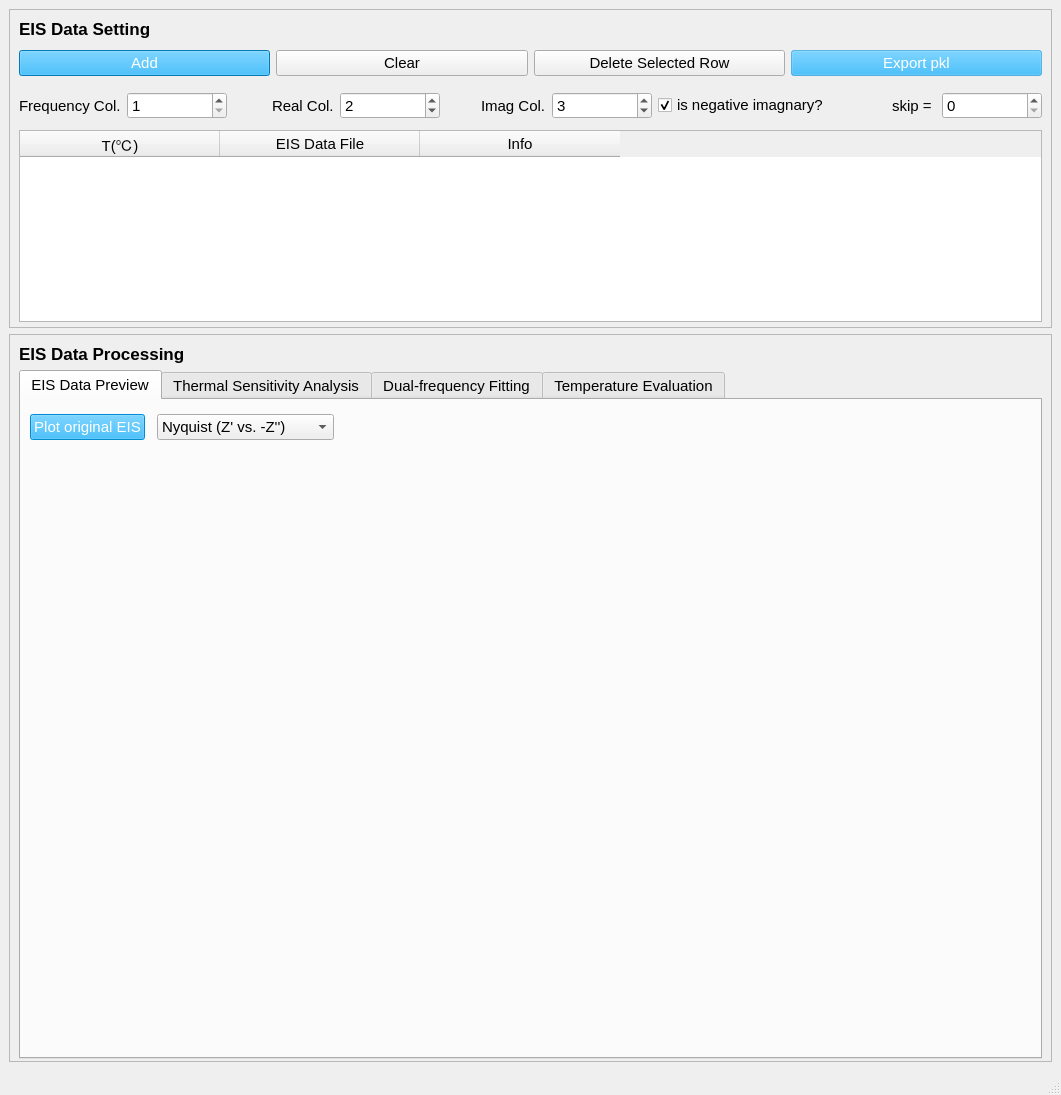
<?xml version="1.0" encoding="UTF-8"?>
<ui version="4.0">
 <class>MainWindow</class>
 <widget class="QMainWindow" name="MainWindow">
  <property name="geometry">
   <rect>
    <x>0</x>
    <y>0</y>
    <width>1061</width>
    <height>1095</height>
   </rect>
  </property>
  <property name="font">
   <font>
    <family>Microsoft YaHei UI</family>
    <pointsize>12</pointsize>
   </font>
  </property>
  <property name="cursor">
   <cursorShape>ArrowCursor</cursorShape>
  </property>
  <property name="windowTitle">
   <string>DualZense - Dual-frequency impedance sensing for precise, intuitive temperature evaluation</string>
  </property>
  <property name="iconSize">
   <size>
    <width>50</width>
    <height>50</height>
   </size>
  </property>
  <widget class="QWidget" name="centralwidget">
   <layout class="QGridLayout" name="gridLayout_2">
    <item row="2" column="0">
     <widget class="QFrame" name="frame">
      <property name="frameShape">
       <enum>QFrame::StyledPanel</enum>
      </property>
      <property name="frameShadow">
       <enum>QFrame::Raised</enum>
      </property>
      <layout class="QVBoxLayout" name="verticalLayout_2">
       <property name="bottomMargin">
        <number>2</number>
       </property>
       <item>
        <widget class="QLabel" name="label_14">
         <property name="font">
          <font>
           <family>Microsoft YaHei UI</family>
           <pointsize>13</pointsize>
           <weight>75</weight>
           <bold>true</bold>
          </font>
         </property>
         <property name="text">
          <string>EIS Data Processing</string>
         </property>
         <property name="margin">
          <number>5</number>
         </property>
         <property name="indent">
          <number>-1</number>
         </property>
        </widget>
       </item>
       <item>
        <widget class="QTabWidget" name="tabWidget">
         <property name="font">
          <font>
           <family>Microsoft YaHei UI</family>
           <pointsize>11</pointsize>
          </font>
         </property>
         <property name="currentIndex">
          <number>0</number>
         </property>
         <widget class="QWidget" name="tab">
          <property name="font">
           <font>
            <family>Microsoft YaHei UI</family>
            <pointsize>8</pointsize>
           </font>
          </property>
          <attribute name="title">
           <string>EIS Data Preview</string>
          </attribute>
          <layout class="QGridLayout" name="gridLayout">
           <item row="0" column="0">
            <layout class="QGridLayout" name="gridLayout_3">
             <property name="leftMargin">
              <number>0</number>
             </property>
             <property name="topMargin">
              <number>5</number>
             </property>
             <property name="rightMargin">
              <number>11</number>
             </property>
             <property name="horizontalSpacing">
              <number>12</number>
             </property>
             <item row="1" column="0" colspan="3">
              <widget class="QWidget" name="previewer" native="true">
               <property name="minimumSize">
                <size>
                 <width>400</width>
                 <height>400</height>
                </size>
               </property>
               <property name="baseSize">
                <size>
                 <width>600</width>
                 <height>600</height>
                </size>
               </property>
               <property name="styleSheet">
                <string notr="true"/>
               </property>
              </widget>
             </item>
             <item row="0" column="0">
              <widget class="QPushButton" name="btn_plot_EIS">
               <property name="enabled">
                <bool>false</bool>
               </property>
               <property name="font">
                <font>
                 <family>Microsoft YaHei UI</family>
                 <pointsize>11</pointsize>
                </font>
               </property>
               <property name="styleSheet">
                <string notr="true">background-color: rgb(0, 170, 255);
color: rgb(255, 255, 255);</string>
               </property>
               <property name="text">
                <string>Plot original EIS</string>
               </property>
              </widget>
             </item>
             <item row="0" column="2">
              <spacer name="horizontalSpacer">
               <property name="orientation">
                <enum>Qt::Horizontal</enum>
               </property>
               <property name="sizeHint" stdset="0">
                <size>
                 <width>40</width>
                 <height>20</height>
                </size>
               </property>
              </spacer>
             </item>
             <item row="0" column="1">
              <widget class="QComboBox" name="preview_type">
               <property name="font">
                <font>
                 <family>Microsoft YaHei UI</family>
                 <pointsize>11</pointsize>
                </font>
               </property>
               <item>
                <property name="text">
                 <string>Nyquist (Z' vs. -Z'')</string>
                </property>
               </item>
               <item>
                <property name="text">
                 <string>Bode (Freq vs. |Z|)</string>
                </property>
               </item>
               <item>
                <property name="text">
                 <string>Bode (Freq vs. Phase)</string>
                </property>
               </item>
               <item>
                <property name="text">
                 <string>Bode (Freq vs. Z')</string>
                </property>
               </item>
               <item>
                <property name="text">
                 <string>Bode (Freq vs. -Z'')</string>
                </property>
               </item>
              </widget>
             </item>
            </layout>
           </item>
          </layout>
         </widget>
         <widget class="QWidget" name="tab_2">
          <attribute name="title">
           <string>Thermal Sensitivity Analysis</string>
          </attribute>
          <layout class="QGridLayout" name="gridLayout_6">
           <item row="0" column="0">
            <widget class="QPushButton" name="btn_plot_map">
             <property name="enabled">
              <bool>false</bool>
             </property>
             <property name="font">
              <font>
               <family>Microsoft YaHei UI</family>
               <pointsize>11</pointsize>
              </font>
             </property>
             <property name="styleSheet">
              <string notr="true">background-color: rgb(0, 170, 255);
color: rgb(255, 255, 255);</string>
             </property>
             <property name="text">
              <string>Plot sensitivity map</string>
             </property>
            </widget>
           </item>
           <item row="0" column="1">
            <widget class="QComboBox" name="cbx_map_type">
             <property name="font">
              <font>
               <family>Microsoft YaHei UI</family>
               <pointsize>11</pointsize>
              </font>
             </property>
             <item>
              <property name="text">
               <string>using Z'</string>
              </property>
             </item>
             <item>
              <property name="text">
               <string>using Z''</string>
              </property>
             </item>
             <item>
              <property name="text">
               <string>using |Z|</string>
              </property>
             </item>
             <item>
              <property name="text">
               <string>using Phase</string>
              </property>
             </item>
            </widget>
           </item>
           <item row="0" column="2">
            <widget class="QComboBox" name="cbx_freq_gap">
             <item>
              <property name="text">
               <string>select frequency gap</string>
              </property>
             </item>
             <item>
              <property name="text">
               <string>f-3.16*f</string>
              </property>
             </item>
             <item>
              <property name="text">
               <string>f-5.01*f</string>
              </property>
             </item>
             <item>
              <property name="text">
               <string>f-10*f</string>
              </property>
             </item>
             <item>
              <property name="text">
               <string>single frequency</string>
              </property>
             </item>
            </widget>
           </item>
           <item row="2" column="0" colspan="3">
            <widget class="QWidget" name="sensitivity" native="true">
             <property name="minimumSize">
              <size>
               <width>500</width>
               <height>500</height>
              </size>
             </property>
            </widget>
           </item>
           <item row="1" column="2">
            <widget class="QCheckBox" name="is_show_contour">
             <property name="text">
              <string>show contour label</string>
             </property>
             <property name="checked">
              <bool>true</bool>
             </property>
            </widget>
           </item>
           <item row="1" column="1">
            <widget class="QComboBox" name="cbx_map_func">
             <item>
              <property name="text">
               <string>heatmap</string>
              </property>
             </item>
             <item>
              <property name="text">
               <string>contourf</string>
              </property>
             </item>
            </widget>
           </item>
           <item row="1" column="0">
            <widget class="QPushButton" name="btn_export_map">
             <property name="enabled">
              <bool>false</bool>
             </property>
             <property name="font">
              <font>
               <family>Microsoft YaHei UI</family>
               <pointsize>11</pointsize>
              </font>
             </property>
             <property name="styleSheet">
              <string notr="true">background-color: rgba(0, 170, 255, 128);
color: rgb(255, 255, 255);</string>
             </property>
             <property name="text">
              <string>Export plot data</string>
             </property>
             <property name="default">
              <bool>false</bool>
             </property>
            </widget>
           </item>
          </layout>
         </widget>
         <widget class="QWidget" name="tab_3">
          <attribute name="title">
           <string>Dual-frequency Fitting</string>
          </attribute>
          <layout class="QGridLayout" name="gridLayout_5">
           <item row="0" column="0" colspan="2">
            <widget class="QPushButton" name="btn_fit">
             <property name="enabled">
              <bool>false</bool>
             </property>
             <property name="styleSheet">
              <string notr="true">background-color: rgb(0, 170, 255);
font: 11pt &quot;Microsoft YaHei UI&quot;;
color: rgb(255, 255, 255);</string>
             </property>
             <property name="text">
              <string>Fitting Sensitivity</string>
             </property>
            </widget>
           </item>
           <item row="0" column="2" colspan="2">
            <widget class="QPushButton" name="btn_export_fit">
             <property name="enabled">
              <bool>false</bool>
             </property>
             <property name="styleSheet">
              <string notr="true">background-color: rgba(0, 170, 255, 128);
font: 11pt &quot;Microsoft YaHei UI&quot;;
color: rgb(255, 255, 255);</string>
             </property>
             <property name="text">
              <string>Export Fitting Data</string>
             </property>
            </widget>
           </item>
           <item row="0" column="5">
            <widget class="QCheckBox" name="show_formula">
             <property name="text">
              <string>show formula</string>
             </property>
             <property name="checked">
              <bool>true</bool>
             </property>
            </widget>
           </item>
           <item row="0" column="6">
            <widget class="QCheckBox" name="show_pred_interval">
             <property name="text">
              <string>show predict interval</string>
             </property>
            </widget>
           </item>
           <item row="1" column="0" alignment="Qt::AlignRight">
            <widget class="QLabel" name="label_10">
             <property name="text">
              <string>min T: </string>
             </property>
            </widget>
           </item>
           <item row="1" column="1">
            <widget class="QDoubleSpinBox" name="min_fit_T">
             <property name="maximum">
              <double>999.990000000000009</double>
             </property>
            </widget>
           </item>
           <item row="1" column="2" alignment="Qt::AlignRight">
            <widget class="QLabel" name="label_9">
             <property name="text">
              <string>max T: </string>
             </property>
            </widget>
           </item>
           <item row="1" column="3">
            <widget class="QDoubleSpinBox" name="max_fit_T">
             <property name="decimals">
              <number>2</number>
             </property>
             <property name="maximum">
              <double>999.990000000000009</double>
             </property>
             <property name="value">
              <double>99.000000000000000</double>
             </property>
            </widget>
           </item>
           <item row="1" column="4">
            <widget class="QComboBox" name="cbx_fit_type">
             <property name="font">
              <font>
               <family>Microsoft YaHei UI</family>
               <pointsize>11</pointsize>
              </font>
             </property>
             <item>
              <property name="text">
               <string>using Z'</string>
              </property>
             </item>
             <item>
              <property name="text">
               <string>using Z''</string>
              </property>
             </item>
             <item>
              <property name="text">
               <string>using |Z|</string>
              </property>
             </item>
             <item>
              <property name="text">
               <string>using Phase</string>
              </property>
             </item>
            </widget>
           </item>
           <item row="1" column="5">
            <widget class="QComboBox" name="cbx_fit_base_f">
             <property name="font">
              <font>
               <family>Microsoft YaHei UI</family>
               <pointsize>11</pointsize>
              </font>
             </property>
             <item>
              <property name="text">
               <string>select base frequency</string>
              </property>
             </item>
             <item>
              <property name="text">
               <string>100Hz</string>
              </property>
             </item>
             <item>
              <property name="text">
               <string>50Hz</string>
              </property>
             </item>
             <item>
              <property name="text">
               <string>10Hz</string>
              </property>
             </item>
             <item>
              <property name="text">
               <string>1Hz</string>
              </property>
             </item>
            </widget>
           </item>
           <item row="1" column="6">
            <widget class="QComboBox" name="cbx_fit_freq_gap">
             <property name="font">
              <font>
               <family>Microsoft YaHei UI</family>
               <pointsize>11</pointsize>
              </font>
             </property>
             <item>
              <property name="text">
               <string>select frequency gap</string>
              </property>
             </item>
             <item>
              <property name="text">
               <string>f-3.16*f</string>
              </property>
             </item>
             <item>
              <property name="text">
               <string>f-5.01*f</string>
              </property>
             </item>
             <item>
              <property name="text">
               <string>f-10*f</string>
              </property>
             </item>
            </widget>
           </item>
           <item row="2" column="0" colspan="7">
            <widget class="QWidget" name="fitting" native="true">
             <property name="minimumSize">
              <size>
               <width>500</width>
               <height>500</height>
              </size>
             </property>
            </widget>
           </item>
           <item row="0" column="4">
            <widget class="QCheckBox" name="cbx_fit_act_energy">
             <property name="text">
              <string>fit activation energy</string>
             </property>
            </widget>
           </item>
          </layout>
         </widget>
         <widget class="QWidget" name="tab_4">
          <attribute name="title">
           <string>Temperature Evaluation</string>
          </attribute>
          <layout class="QVBoxLayout" name="verticalLayout_4">
           <item>
            <widget class="QLabel" name="label_7">
             <property name="font">
              <font>
               <family>Microsoft YaHei UI</family>
               <pointsize>11</pointsize>
               <weight>75</weight>
               <bold>true</bold>
              </font>
             </property>
             <property name="text">
              <string>Fit function</string>
             </property>
            </widget>
           </item>
           <item>
            <layout class="QHBoxLayout" name="horizontalLayout_3">
             <item>
              <widget class="QLabel" name="label_4">
               <property name="text">
                <string>A = </string>
               </property>
              </widget>
             </item>
             <item>
              <widget class="QDoubleSpinBox" name="val_A">
               <property name="decimals">
                <number>4</number>
               </property>
               <property name="minimum">
                <double>-9999999999.000000000000000</double>
               </property>
               <property name="maximum">
                <double>9999999999.000000000000000</double>
               </property>
               <property name="value">
                <double>48750.000000000000000</double>
               </property>
              </widget>
             </item>
             <item>
              <widget class="QLabel" name="label_5">
               <property name="text">
                <string>B = </string>
               </property>
              </widget>
             </item>
             <item>
              <widget class="QDoubleSpinBox" name="val_B">
               <property name="decimals">
                <number>4</number>
               </property>
               <property name="minimum">
                <double>-9999999999.000000000000000</double>
               </property>
               <property name="maximum">
                <double>9999999999.000000000000000</double>
               </property>
               <property name="value">
                <double>2825.373999999999796</double>
               </property>
              </widget>
             </item>
             <item>
              <widget class="QLabel" name="label_6">
               <property name="text">
                <string>C = </string>
               </property>
              </widget>
             </item>
             <item>
              <widget class="QDoubleSpinBox" name="val_C">
               <property name="decimals">
                <number>4</number>
               </property>
               <property name="minimum">
                <double>-9999999999.000000000000000</double>
               </property>
               <property name="maximum">
                <double>9999999999.000000000000000</double>
               </property>
               <property name="value">
                <double>-141.822499999999991</double>
               </property>
              </widget>
             </item>
             <item>
              <widget class="QPushButton" name="btn_import_fit_param">
               <property name="text">
                <string>Import</string>
               </property>
              </widget>
             </item>
             <item>
              <widget class="QLabel" name="label_3">
               <property name="text">
                <string>Y = A / T^2 + B / T + C   </string>
               </property>
              </widget>
             </item>
             <item>
              <spacer name="horizontalSpacer_3">
               <property name="orientation">
                <enum>Qt::Horizontal</enum>
               </property>
               <property name="sizeHint" stdset="0">
                <size>
                 <width>40</width>
                 <height>20</height>
                </size>
               </property>
              </spacer>
             </item>
            </layout>
           </item>
           <item>
            <widget class="QLabel" name="label_8">
             <property name="font">
              <font>
               <family>Microsoft YaHei UI</family>
               <pointsize>11</pointsize>
               <weight>75</weight>
               <bold>true</bold>
              </font>
             </property>
             <property name="text">
              <string>Model setting</string>
             </property>
            </widget>
           </item>
           <item>
            <layout class="QHBoxLayout" name="horizontalLayout_2">
             <property name="bottomMargin">
              <number>5</number>
             </property>
             <item>
              <widget class="QComboBox" name="cbx_analyze_type">
               <property name="font">
                <font>
                 <family>Microsoft YaHei UI</family>
                 <pointsize>11</pointsize>
                </font>
               </property>
               <item>
                <property name="text">
                 <string>using Z'</string>
                </property>
               </item>
               <item>
                <property name="text">
                 <string>using Z''</string>
                </property>
               </item>
               <item>
                <property name="text">
                 <string>using |Z|</string>
                </property>
               </item>
               <item>
                <property name="text">
                 <string>using Phase</string>
                </property>
               </item>
              </widget>
             </item>
             <item>
              <widget class="QComboBox" name="cbx_analyze_f0">
               <property name="font">
                <font>
                 <family>Microsoft YaHei UI</family>
                 <pointsize>11</pointsize>
                </font>
               </property>
               <item>
                <property name="text">
                 <string>select base frequency</string>
                </property>
               </item>
               <item>
                <property name="text">
                 <string>100Hz</string>
                </property>
               </item>
               <item>
                <property name="text">
                 <string>50Hz</string>
                </property>
               </item>
               <item>
                <property name="text">
                 <string>10Hz</string>
                </property>
               </item>
               <item>
                <property name="text">
                 <string>1Hz</string>
                </property>
               </item>
              </widget>
             </item>
             <item>
              <widget class="QComboBox" name="cbx_analyze_freq_gap">
               <property name="font">
                <font>
                 <family>Microsoft YaHei UI</family>
                 <pointsize>11</pointsize>
                </font>
               </property>
               <item>
                <property name="text">
                 <string>select frequency gap</string>
                </property>
               </item>
               <item>
                <property name="text">
                 <string>f-3.16*f</string>
                </property>
               </item>
               <item>
                <property name="text">
                 <string>f-5.01*f</string>
                </property>
               </item>
               <item>
                <property name="text">
                 <string>f-10*f</string>
                </property>
               </item>
              </widget>
             </item>
            </layout>
           </item>
           <item>
            <layout class="QGridLayout" name="gridLayout_4">
             <property name="topMargin">
              <number>5</number>
             </property>
             <property name="bottomMargin">
              <number>5</number>
             </property>
             <property name="verticalSpacing">
              <number>12</number>
             </property>
             <item row="0" column="0">
              <widget class="QPushButton" name="btn_add_analyze">
               <property name="font">
                <font>
                 <family>Microsoft YaHei UI</family>
                 <pointsize>11</pointsize>
                </font>
               </property>
               <property name="text">
                <string>Add</string>
               </property>
              </widget>
             </item>
             <item row="0" column="1">
              <widget class="QPushButton" name="btn_clear_analyze">
               <property name="font">
                <font>
                 <family>Microsoft YaHei UI</family>
                 <pointsize>11</pointsize>
                </font>
               </property>
               <property name="text">
                <string>Clear</string>
               </property>
              </widget>
             </item>
             <item row="0" column="2">
              <widget class="QPushButton" name="btn_del_analyze">
               <property name="font">
                <font>
                 <family>Microsoft YaHei UI</family>
                 <pointsize>11</pointsize>
                </font>
               </property>
               <property name="text">
                <string>Delete Selected Row</string>
               </property>
              </widget>
             </item>
             <item row="1" column="0" colspan="3">
              <widget class="QTableWidget" name="table_analyze">
               <property name="enabled">
                <bool>true</bool>
               </property>
               <property name="inputMethodHints">
                <set>Qt::ImhDigitsOnly|Qt::ImhPreferNumbers</set>
               </property>
               <column>
                <property name="text">
                 <string>EIS data</string>
                </property>
                <property name="font">
                 <font>
                  <pointsize>11</pointsize>
                 </font>
                </property>
                <property name="textAlignment">
                 <set>AlignCenter</set>
                </property>
               </column>
               <column>
                <property name="text">
                 <string>Predicted T (℃)</string>
                </property>
                <property name="font">
                 <font>
                  <pointsize>11</pointsize>
                 </font>
                </property>
                <property name="textAlignment">
                 <set>AlignCenter</set>
                </property>
                <property name="background">
                 <color>
                  <red>0</red>
                  <green>255</green>
                  <blue>255</blue>
                 </color>
                </property>
               </column>
               <column>
                <property name="text">
                 <string>Ref. ΔRe</string>
                </property>
                <property name="font">
                 <font>
                  <pointsize>11</pointsize>
                 </font>
                </property>
                <property name="textAlignment">
                 <set>AlignCenter</set>
                </property>
                <property name="background">
                 <color>
                  <red>193</red>
                  <green>193</green>
                  <blue>193</blue>
                 </color>
                </property>
               </column>
               <column>
                <property name="text">
                 <string>Ref. T (℃)</string>
                </property>
                <property name="font">
                 <font>
                  <family>Microsoft YaHei UI</family>
                  <pointsize>11</pointsize>
                  <underline>false</underline>
                  <kerning>true</kerning>
                 </font>
                </property>
                <property name="textAlignment">
                 <set>AlignCenter</set>
                </property>
               </column>
              </widget>
             </item>
            </layout>
           </item>
           <item>
            <layout class="QHBoxLayout" name="horizontalLayout">
             <item>
              <widget class="QPushButton" name="btn_run_analyze">
               <property name="enabled">
                <bool>false</bool>
               </property>
               <property name="styleSheet">
                <string notr="true">background-color: rgb(0, 170, 255);
font: 11pt &quot;Microsoft YaHei UI&quot;;
color: rgb(255, 255, 255);</string>
               </property>
               <property name="text">
                <string>Run</string>
               </property>
              </widget>
             </item>
             <item>
              <widget class="QPushButton" name="btn_export_analyze">
               <property name="enabled">
                <bool>false</bool>
               </property>
               <property name="styleSheet">
                <string notr="true">background-color: rgba(0, 170, 255, 128);
font: 11pt &quot;Microsoft YaHei UI&quot;;
color: rgb(255, 255, 255);</string>
               </property>
               <property name="text">
                <string>Export</string>
               </property>
              </widget>
             </item>
             <item>
              <widget class="QPushButton" name="btn_set_default_ref">
               <property name="enabled">
                <bool>false</bool>
               </property>
               <property name="text">
                <string>Set 1st row as default reference</string>
               </property>
              </widget>
             </item>
             <item>
              <spacer name="horizontalSpacer_2">
               <property name="orientation">
                <enum>Qt::Horizontal</enum>
               </property>
               <property name="sizeHint" stdset="0">
                <size>
                 <width>421</width>
                 <height>20</height>
                </size>
               </property>
              </spacer>
             </item>
            </layout>
           </item>
          </layout>
         </widget>
        </widget>
       </item>
      </layout>
     </widget>
    </item>
    <item row="0" column="0" rowspan="2">
     <widget class="QFrame" name="frame_2">
      <property name="font">
       <font>
        <family>Microsoft YaHei UI</family>
        <pointsize>8</pointsize>
       </font>
      </property>
      <property name="autoFillBackground">
       <bool>true</bool>
      </property>
      <property name="frameShape">
       <enum>QFrame::StyledPanel</enum>
      </property>
      <property name="frameShadow">
       <enum>QFrame::Raised</enum>
      </property>
      <layout class="QVBoxLayout" name="verticalLayout">
       <property name="bottomMargin">
        <number>5</number>
       </property>
       <item>
        <widget class="QLabel" name="label">
         <property name="font">
          <font>
           <family>Microsoft YaHei UI</family>
           <pointsize>13</pointsize>
           <weight>75</weight>
           <bold>true</bold>
          </font>
         </property>
         <property name="text">
          <string>EIS Data Setting</string>
         </property>
         <property name="margin">
          <number>5</number>
         </property>
        </widget>
       </item>
       <item>
        <layout class="QHBoxLayout" name="horizontalLayout_4">
         <property name="topMargin">
          <number>5</number>
         </property>
         <property name="bottomMargin">
          <number>5</number>
         </property>
         <item>
          <widget class="QPushButton" name="btn_add_data">
           <property name="font">
            <font>
             <family>Microsoft YaHei UI</family>
             <pointsize>11</pointsize>
            </font>
           </property>
           <property name="styleSheet">
            <string notr="true">background-color: rgb(0, 170, 255);
color: rgb(255, 255, 255);</string>
           </property>
           <property name="text">
            <string>Add</string>
           </property>
          </widget>
         </item>
         <item>
          <widget class="QPushButton" name="btn_clear_data">
           <property name="font">
            <font>
             <family>Microsoft YaHei UI</family>
             <pointsize>11</pointsize>
            </font>
           </property>
           <property name="text">
            <string>Clear</string>
           </property>
          </widget>
         </item>
         <item>
          <widget class="QPushButton" name="btn_del_row">
           <property name="font">
            <font>
             <family>Microsoft YaHei UI</family>
             <pointsize>11</pointsize>
            </font>
           </property>
           <property name="text">
            <string>Delete Selected Row</string>
           </property>
          </widget>
         </item>
         <item>
          <widget class="QPushButton" name="btn_export_pkl">
           <property name="enabled">
            <bool>false</bool>
           </property>
           <property name="font">
            <font>
             <family>Microsoft YaHei UI</family>
             <pointsize>11</pointsize>
            </font>
           </property>
           <property name="styleSheet">
            <string notr="true">background-color: rgba(0, 170, 255, 128);
color: rgb(255, 255, 255);</string>
           </property>
           <property name="text">
            <string>Export pkl</string>
           </property>
          </widget>
         </item>
        </layout>
       </item>
       <item>
        <layout class="QHBoxLayout" name="horizontalLayout_5">
         <property name="topMargin">
          <number>5</number>
         </property>
         <property name="bottomMargin">
          <number>5</number>
         </property>
         <item>
          <widget class="QLabel" name="label_2">
           <property name="font">
            <font>
             <family>Microsoft YaHei UI</family>
             <pointsize>11</pointsize>
            </font>
           </property>
           <property name="text">
            <string>Frequency Col.</string>
           </property>
          </widget>
         </item>
         <item>
          <widget class="QSpinBox" name="col_freq">
           <property name="font">
            <font>
             <family>Microsoft YaHei UI</family>
             <pointsize>11</pointsize>
            </font>
           </property>
           <property name="minimum">
            <number>1</number>
           </property>
           <property name="value">
            <number>1</number>
           </property>
          </widget>
         </item>
         <item alignment="Qt::AlignRight">
          <widget class="QLabel" name="label_11">
           <property name="font">
            <font>
             <family>Microsoft YaHei UI</family>
             <pointsize>11</pointsize>
            </font>
           </property>
           <property name="text">
            <string>Real Col.</string>
           </property>
          </widget>
         </item>
         <item>
          <widget class="QSpinBox" name="col_real">
           <property name="font">
            <font>
             <family>Microsoft YaHei UI</family>
             <pointsize>11</pointsize>
            </font>
           </property>
           <property name="value">
            <number>2</number>
           </property>
          </widget>
         </item>
         <item alignment="Qt::AlignRight">
          <widget class="QLabel" name="label_12">
           <property name="font">
            <font>
             <family>Microsoft YaHei UI</family>
             <pointsize>11</pointsize>
            </font>
           </property>
           <property name="text">
            <string>Imag Col.</string>
           </property>
          </widget>
         </item>
         <item>
          <widget class="QSpinBox" name="col_imag">
           <property name="font">
            <font>
             <family>Microsoft YaHei UI</family>
             <pointsize>11</pointsize>
            </font>
           </property>
           <property name="value">
            <number>3</number>
           </property>
          </widget>
         </item>
         <item>
          <widget class="QCheckBox" name="is_neg_imag">
           <property name="font">
            <font>
             <family>Microsoft YaHei UI</family>
             <pointsize>11</pointsize>
            </font>
           </property>
           <property name="text">
            <string>is negative imagnary?</string>
           </property>
           <property name="checked">
            <bool>true</bool>
           </property>
          </widget>
         </item>
         <item alignment="Qt::AlignRight">
          <widget class="QLabel" name="label_13">
           <property name="font">
            <font>
             <family>Microsoft YaHei UI</family>
             <pointsize>11</pointsize>
            </font>
           </property>
           <property name="text">
            <string>skip = </string>
           </property>
          </widget>
         </item>
         <item>
          <widget class="QSpinBox" name="skip_rows">
           <property name="font">
            <font>
             <family>Microsoft YaHei UI</family>
             <pointsize>11</pointsize>
            </font>
           </property>
          </widget>
         </item>
        </layout>
       </item>
       <item>
        <widget class="QTableWidget" name="table">
         <property name="font">
          <font>
           <family>Microsoft YaHei UI</family>
           <pointsize>11</pointsize>
          </font>
         </property>
         <property name="sortingEnabled">
          <bool>true</bool>
         </property>
         <attribute name="horizontalHeaderCascadingSectionResizes">
          <bool>false</bool>
         </attribute>
         <attribute name="horizontalHeaderMinimumSectionSize">
          <number>100</number>
         </attribute>
         <attribute name="horizontalHeaderDefaultSectionSize">
          <number>200</number>
         </attribute>
         <column>
          <property name="text">
           <string>T(℃)</string>
          </property>
          <property name="font">
           <font>
            <family>Microsoft YaHei UI</family>
            <pointsize>11</pointsize>
           </font>
          </property>
          <property name="textAlignment">
           <set>AlignCenter</set>
          </property>
         </column>
         <column>
          <property name="text">
           <string>EIS Data File</string>
          </property>
          <property name="font">
           <font>
            <family>Microsoft YaHei UI</family>
            <pointsize>11</pointsize>
           </font>
          </property>
          <property name="textAlignment">
           <set>AlignCenter</set>
          </property>
         </column>
         <column>
          <property name="text">
           <string>Info</string>
          </property>
          <property name="font">
           <font>
            <pointsize>11</pointsize>
           </font>
          </property>
          <property name="textAlignment">
           <set>AlignCenter</set>
          </property>
         </column>
        </widget>
       </item>
      </layout>
     </widget>
    </item>
   </layout>
  </widget>
  <widget class="QStatusBar" name="statusbar"/>
 </widget>
 <resources/>
 <connections/>
</ui>
